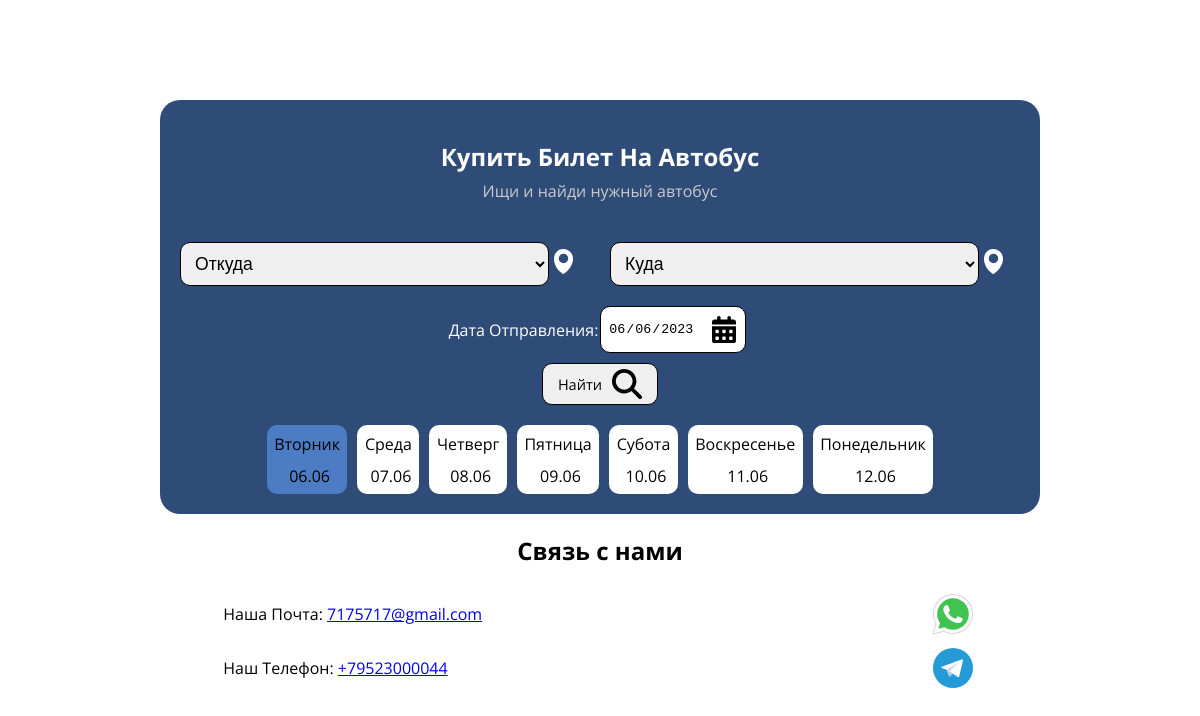
Before: / with the older database file.
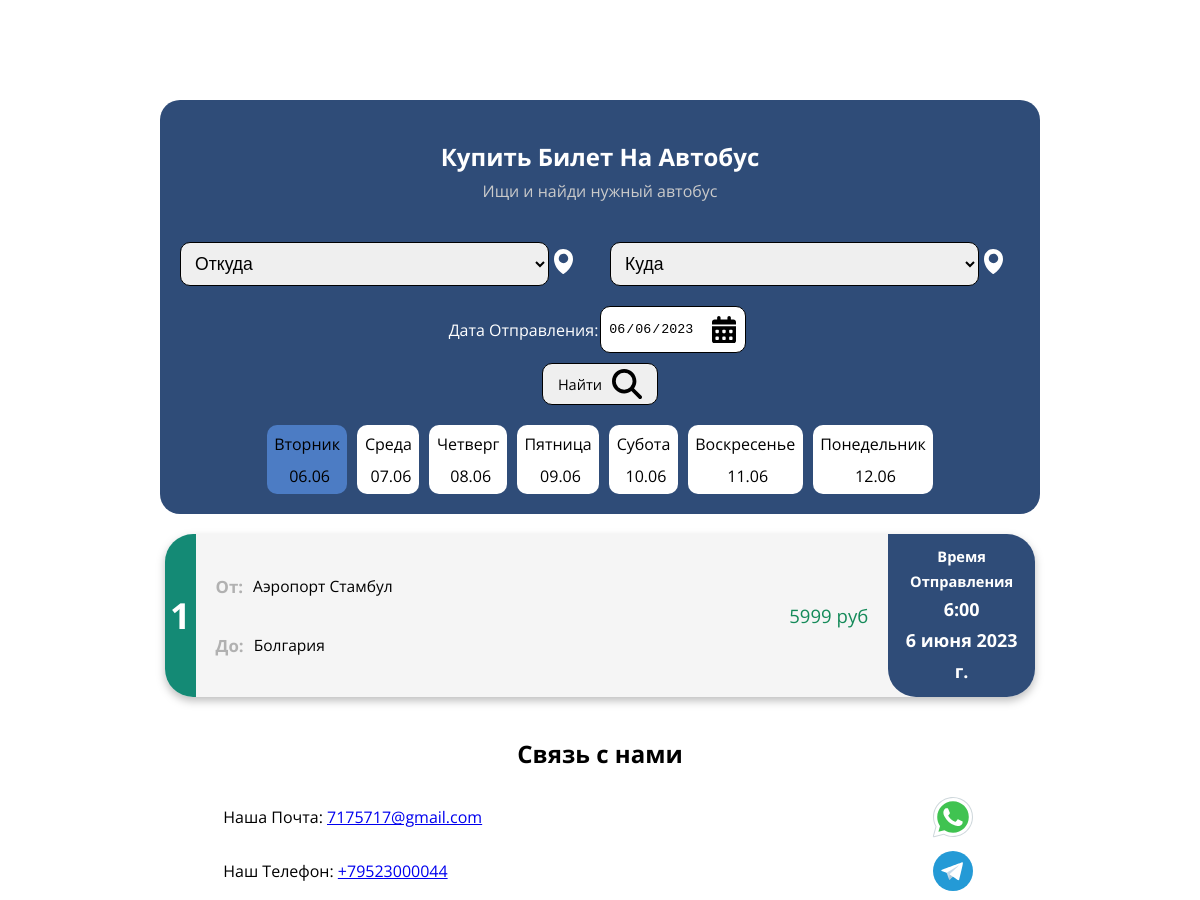
After: the same page with the newer database file.
### sales/models.py (models this page shows, shortened)
class Products(models.Model):
    start_punkt=models.CharField(verbose_name='Точка отправления',max_length=50)
    finish_punkt=models.CharField(verbose_name='Точка прибытия',max_length=50)
    price=models.PositiveIntegerField(verbose_name='Цена')
    quantity=models.IntegerField(verbose_name='Количество свободных мест',default=8)
    date=models.DateField(verbose_name='Дата поездки')
    time=models.TimeField(verbose_name='Время поездки')
    class Meta:                              #класс мета это создание доп настроек, с помощью этой мы сделали отображение в админке не POSTSS, а продукты, а также продукт в единственном числе
        verbose_name='Рейс'
        verbose_name_plural='Рейсы'

### sales/views.py (the view)
# urls.py: path('',IndexView.as_view(),name='index'),
class IndexView(ListView):
    template_name='sales/HomePage.html'
    model=Products

### sales/templates/sales/HomePage.html (shortened to what this page needs)
{%load static%}
<!DOCTYPE html>
<html lang="en">
  <head>
    <link rel="stylesheet" href="{%static 'src/HomePage.css'%}" />
  </head>
  <body>
    <main>
      <section class="search-sec">
        <div class="search-sec-container" id="search-sec-container">
          <h1>Купить Билет На Автобус</h1>
          <p>Ищи и найди нужный автобус</p>
          <form class="search-form">
            <div class="place-input-group">
              <label class="from-input-container" for="fromCity">
                <select name="fromCity" id="fromCity" required>
                  <option value="Из" disabled selected>Откуда</option>
                </select>
                <span
                  >
                </span>
              </label>
              <label class="to-input-container" for="toCity">
                <select name="toCity" id="toCity" required>
                  <option value="В" disabled selected>Куда</option>
                </select>
                <span
                  >
                </span>
              </label>
            </div>
            <label class="date-input-container">
              <p>
                Дата Отправления:
              </p>
                <input type="date" id="datePicker" required class="datepicker-input" />
                <span class="datepicker-toggle-button">
                </span>
            </label>
            <button type="submit" class="submit-btn">
              <span>Найти</span>
            </button>
          </form>
          <div class="this-week" id="thisWeek">
            <div id="card-1" class="card card-selected">
              <p id="day-1-weekd">Среда</p>
              <p id="day-1-date">23</p>
            </div>
            <div id="card-2" class="card">
              <p id="day-2-weekd">Четверг</p>
              <p id="day-2-date">23</p>
            </div>
            <div id="card-3" class="card">
              <p id="day-3-weekd">Понедельник</p>
              <p id="day-3-date">23</p>
            </div>
            <div id="card-4" class="card">
              <p id="day-4-weekd">Вторник</p>
              <p id="day-4-date">23</p>
            </div>
            <div id="card-5" class="card">
              <p id="day-5-weekd">Пятница</p>
              <p id="day-5-date">23</p>
            </div>
            <div id="card-6" class="card">
              <p id="day-6-weekd">Субота</p>
              <p id="day-6-date">23</p>
            </div>
            <div id="card-7" class="card">
              <p id="day-7-weekd">Воскресенье</p>
              <p id="day-7-date">23</p>
            </div>
          </div>
        </div>
      </section>
      <section class="tickets-sec">
        <div class="tickets-container">
          {%for el in object_list%}
            <a class="ticket" href="{%url 'sales:order'%}">
              <div>
                <p>
                  1
                </p>
              </div>
              <div class="location-price">
                <div class="location">
                  <div class="from">
                    <p>
                      От:
                    </p>
                    <span>
                      {{el.start_punkt}}
                    </span>
                  </div>
                  <div class="to">
                    <p>
                      До:
                    </p>
                    <span>
                      {{el.finish_punkt}}
                    </span>
                  </div>
                </div>
                <div class="price">
                  <p>
                    {{el.price}} руб
                  </p>
                </div>
              </div>
              <div class="departure">
                <h5>
                  Время Отправления
                </h5>
                <p class="departure-time">{{el.time}}</p>
                <p class="departure-date">{{el.date}}</p>
              </div>
            </a>
          {%endfor%}
        </div>
      </section>
      <section class="contacts-sec">
        <div class="contacts-wrapper">
          <h1>Связь с нами</h1>
          <div class="contacts-container">
            <div>
              <p>
                Наша Почта: <a href="mailto:7175717@gmail.com">7175717@gmail.com</a>
              </p>
              <p>
                Наш Телефон: <a href="tel:+79523000044">+79523000044</a>
              </p>
            </div>
            <div>
              <a href="https://api.whatsapp.com/send/?phone=79523000044" class="contacts-icon">
              </a>
              <a href="https://t.me/TutTrBG"class="contacts-icon">
              </a>
            </div>
          </div>
        </div>
      </section>
    </main>
  </body>
</html>

Changed rows visible on the page:
added Products: start_punkt "Аэропорт Стамбул", finish_punkt "Болгария", price "5999", time "6:00", date "6 июня 2023 г."
